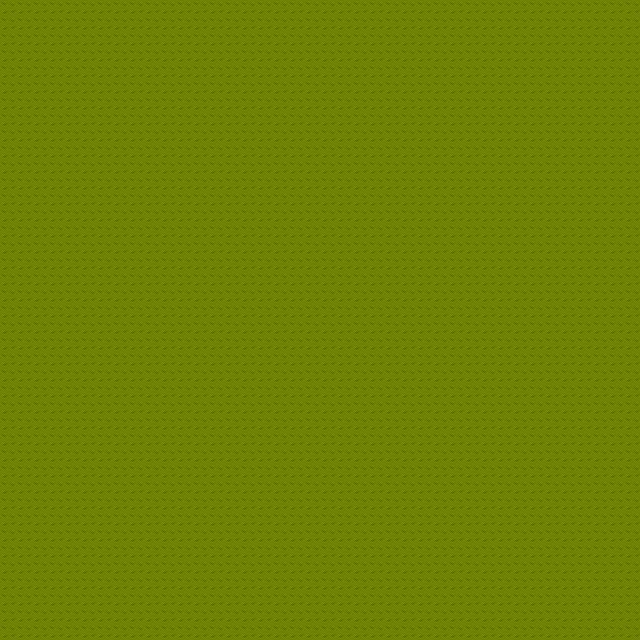

This game map was drawn from its Tiled (.tmx) file and the tilesets committed beside it. A one-line description and the trimmed map source follow:
An orthogonal 40x40 tile map with 16x16 px tiles, 1 tile layer (Tile Layer 1), 2 tilesets.

<map version="1.0" tiledversion="1.0.3" orientation="orthogonal" renderorder="right-down" width="40" height="40" tilewidth="16" tileheight="16" nextobjectid="1">
 <tileset firstgid="1" source="Tile_Grass.tsx" />
 <tileset firstgid="2" source="Tile_Grass.tsx" />
 <layer name="Tile Layer 1" width="40" height="40">
  <data>[1600 cells, 1600 non-empty, 1 distinct tile ids]</data>
 </layer>
</map>
